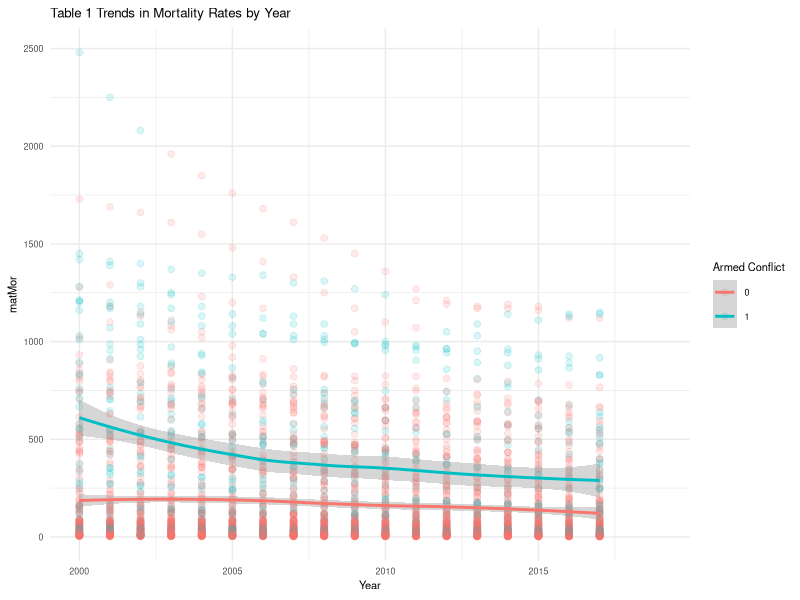
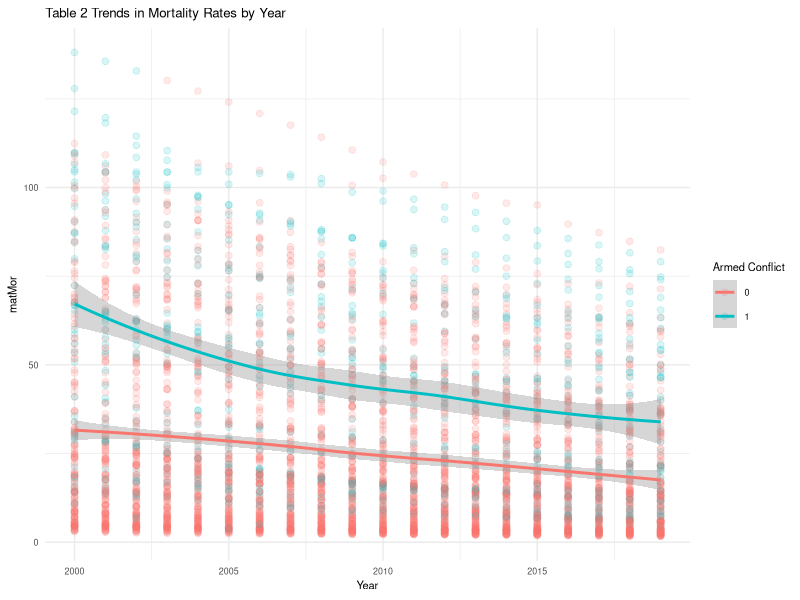
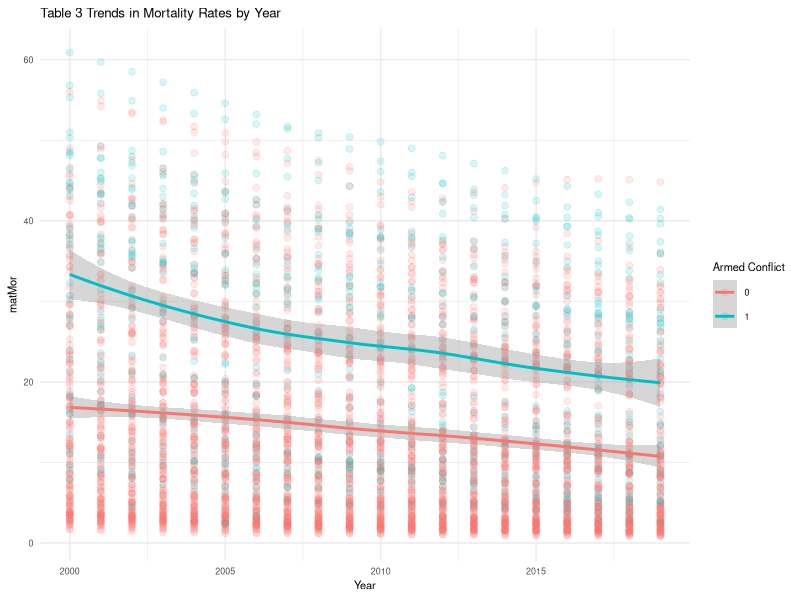
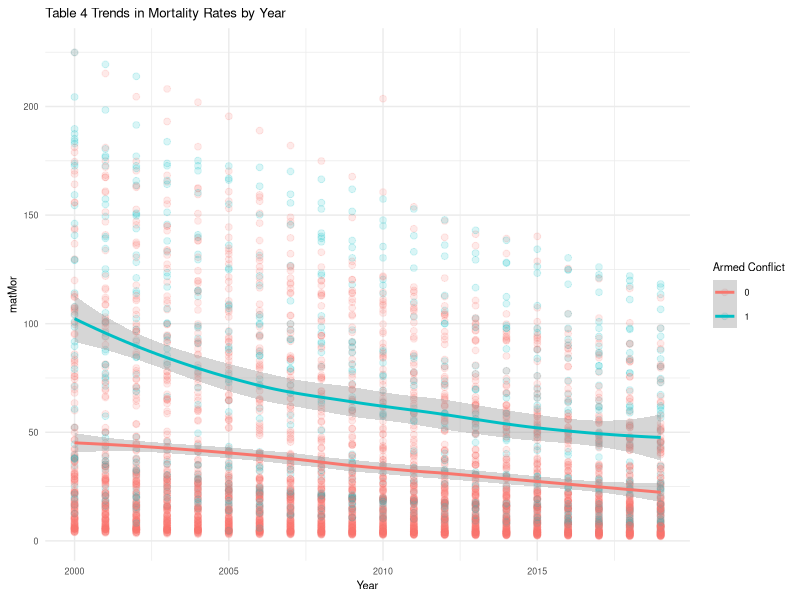
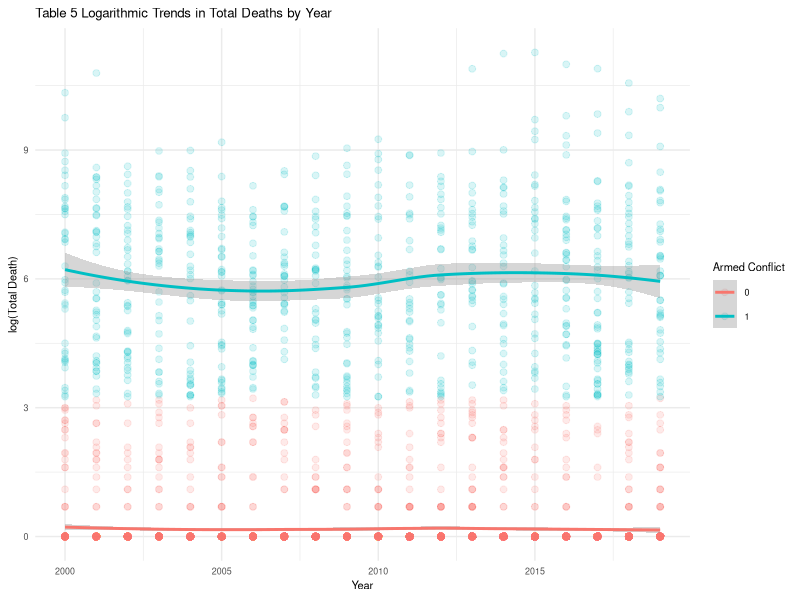
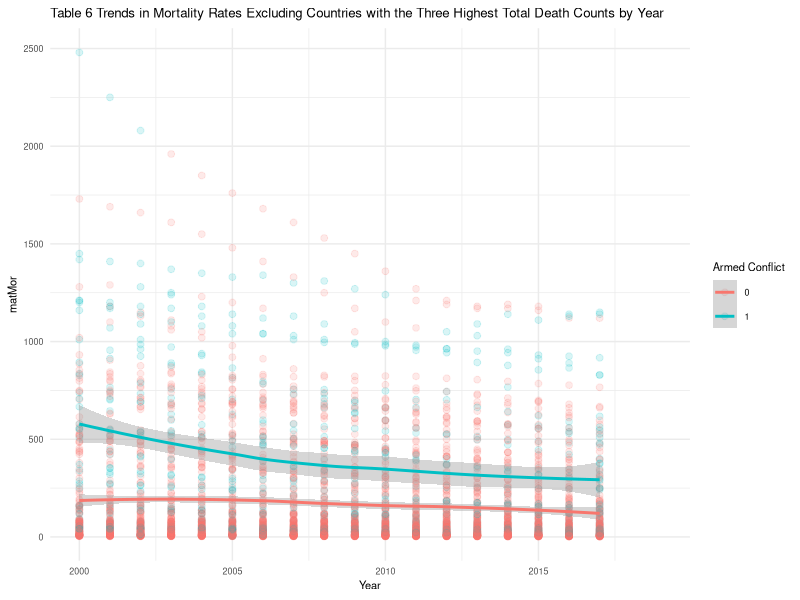
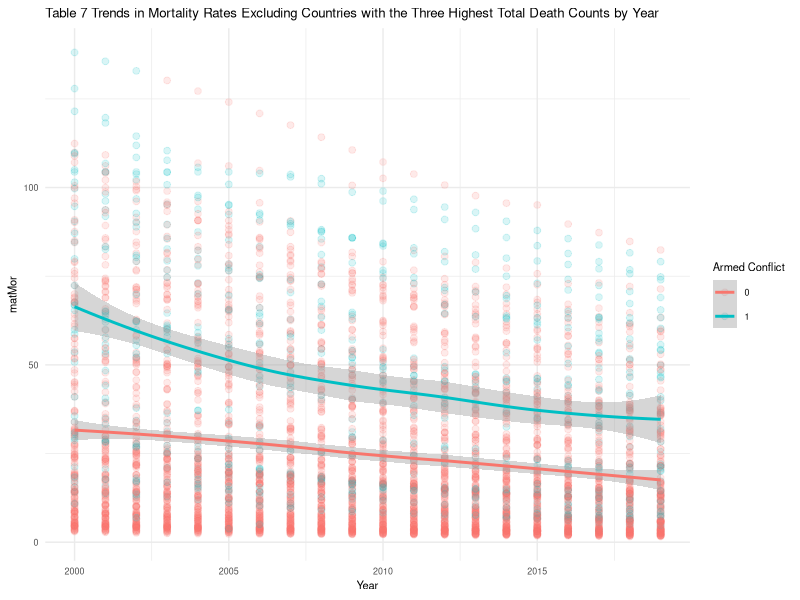
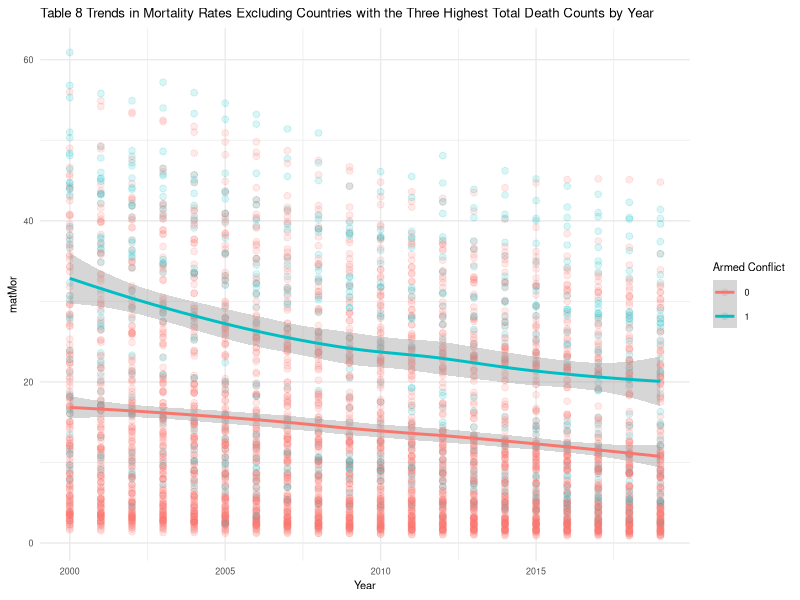

Write R code to recreate these figures, in order.
## ---- chunk 1
library(tidyverse)
library(here)
## ---- chunk 2
# load the data
final_data <- read.csv(here("data/analytical", "final_data.csv"), header = TRUE)
## ---- chunk 3
glimpse(final_data)
## ---- chunk 4
summary(final_data)
## ---- chunk 5
Mor_names <- c("matMor","infMor","neoMor","under5Mor")

for (i in seq_along(Mor_names)){
  Mor <- Mor_names[i]
  plot <- final_data %>% ggplot(aes(Year,.data[[Mor]], 
                                    color=factor(armed_conflict))) +
    geom_point(alpha=0.15, size=2) + geom_smooth(aes(group = armed_conflict),
                                                 method = "loess") +
    labs(
      title = paste("Table",i,"Trends in Mortality Rates by Year"),
      x = "Year",
      y = Mor_names,
      color = "Armed Conflict"
    ) +
    theme_minimal() +
  theme(
    text = element_text(size=8)
  )
  print(plot)
}

## ---- chunk 6
final_data %>% ggplot(aes(Year,log(totaldeath+1), color=factor(armed_conflict))) +
    geom_point(alpha=0.15, size=2) + geom_smooth(aes(group = armed_conflict), 
                                                 method = "loess") +
    labs(
      title = "Table 5 Logarithmic Trends in Total Deaths by Year",
      x = "Year",
      y = "log(Total Death)",
      color = "Armed Conflict"
    ) + theme_minimal() +
  theme(
    text = element_text(size=8)
  )
## ---- chunk 7
highest_totaldeath <- final_data %>% 
  group_by(Year) %>%
  slice_max(totaldeath, n = 3)

highest_totaldeath %>% select(country_name,Year, totaldeath)

finaldata_without3highest <- anti_join(final_data,highest_totaldeath,
                                       by=c("country_name","Year"))

head(finaldata_without3highest)
## ---- chunk 8
Mor_names <- c("matMor","infMor","neoMor","under5Mor")

for (i in seq_along(Mor_names)){
  Mor <- Mor_names[i]
  plot <- finaldata_without3highest %>% ggplot(aes(Year,.data[[Mor]],
                                                   color=factor(armed_conflict))) +
    geom_point(alpha=0.15, size=2) + geom_smooth(aes(group = armed_conflict),
                                                 method = "loess") +
    labs(
      title = paste("Table", i+5, "Trends in Mortality Rates Excluding Countries with the Three Highest Total Death Counts by Year"),
      x = "Year",
      y = Mor_names,
      color = "Armed Conflict"
    ) +
    theme_minimal() +
  theme(
    text = element_text(size=8)
  )
  print(plot)
}
## ---- chunk 9
finaldata_without3highest %>% ggplot(aes(Year,log(totaldeath+1), 
                                         color=factor(armed_conflict))) +
    geom_point(alpha=0.15, size=2) + geom_smooth(aes(group = armed_conflict),
                                                 method = "loess") +
    labs(
      title = str_wrap("Table 10 Logarithmic Trends in Total Deaths Excluding Countries with the Three Highest Death Counts by Year"),
      x = "Year",
      y = "log(Total Death)",
      color = "Armed Conflict"
    ) + theme_minimal() +
  theme(
    text = element_text(size=8)
  )
## ---- chunk 10
oecd_countries <- final_data %>%
  filter(OECD==1)

Mor_names <- c("matMor","infMor","neoMor","under5Mor")

for (i in seq_along(Mor_names)){
  Mor <- Mor_names[i]
  plot <- oecd_countries %>% ggplot(aes(Year,.data[[Mor]],
                                        color=factor(armed_conflict))) +
    geom_point(alpha=0.15, size=2) + geom_smooth(aes(group = armed_conflict),
                                                 method = "loess") +
    labs(
      title = paste("Table",i+10, "Trends in Mortality Rates in OECD Countries by Year"),
      x = "Year",
      y = Mor_names,
      color = "Armed Conflict"
    ) +
    theme_minimal() +
  theme(
    text = element_text(size=8)
  )
  print(plot)
}
## ---- chunk 11
oecd_countries %>% ggplot(aes(Year,totaldeath, color=factor(armed_conflict))) +
    geom_point(alpha=0.3, size=2) + geom_smooth(aes(group = armed_conflict),
                                                method = "loess") +
    labs(
      title = "Table 15 Trends in Total Deaths in OECD Countries by Year",
      x = "Year",
      y = "Total Death",
      color = "Armed Conflict"
    ) + theme_minimal() +
  theme(
    text = element_text(size=8)
  )
## ---- chunk 12
non_oecd_countries <- final_data %>%
  filter(OECD==0)

Mor_names <- c("matMor","infMor","neoMor","under5Mor")

for (i in seq_along(Mor_names)){
  Mor <- Mor_names[i]
  plot <- non_oecd_countries %>% ggplot(aes(Year,.data[[Mor]],
                                        color=factor(armed_conflict))) +
    geom_point(alpha=0.15, size=2) + geom_smooth(aes(group = armed_conflict),
                                                 method = "loess") +
    labs(
      title = paste("Table", i+15, "Trends in Mortality Rates in non OECD Countries by Year"),
      x = "Year",
      y = Mor_names,
      color = "Armed Conflict"
    ) +
    theme_minimal() +
  theme(
    text = element_text(size=8)
  )
  print(plot)
}
## ---- chunk 13
non_oecd_countries %>% ggplot(aes(Year,totaldeath, color=factor(armed_conflict))) +
    geom_point(alpha=0.3, size=2) + geom_smooth(aes(group = armed_conflict),
                                                method = "loess") +
    labs(
      title = "Table 20 Trends in Total Deaths in non OECD Countries by Year",
      x = "Year",
      y = "Total Death",
      color = "Armed Conflict"
    ) + theme_minimal() +
  theme(
    text = element_text(size=8)
  )
